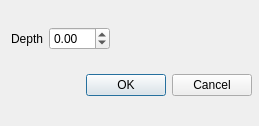
<?xml version="1.0" encoding="UTF-8"?>
<ui version="4.0">
 <class>AddPointXYZDialog</class>
 <widget class="QDialog" name="AddPointXYZDialog">
  <property name="geometry">
   <rect>
    <x>0</x>
    <y>0</y>
    <width>259</width>
    <height>126</height>
   </rect>
  </property>
  <property name="minimumSize">
   <size>
    <width>259</width>
    <height>126</height>
   </size>
  </property>
  <property name="maximumSize">
   <size>
    <width>259</width>
    <height>126</height>
   </size>
  </property>
  <property name="windowTitle">
   <string>Add point XYZ</string>
  </property>
  <layout class="QGridLayout" name="gridLayout">
   <item row="0" column="0">
    <layout class="QVBoxLayout" name="verticalLayout">
     <item>
      <layout class="QHBoxLayout" name="horizontalLayout">
       <item>
        <widget class="QLabel" name="lDepth">
         <property name="maximumSize">
          <size>
           <width>50</width>
           <height>16777215</height>
          </size>
         </property>
         <property name="text">
          <string>Depth</string>
         </property>
         <property name="alignment">
          <set>Qt::AlignLeading|Qt::AlignLeft|Qt::AlignVCenter</set>
         </property>
        </widget>
       </item>
       <item>
        <widget class="QDoubleSpinBox" name="dsDepth">
         <property name="focusPolicy">
          <enum>Qt::TabFocus</enum>
         </property>
         <property name="correctionMode">
          <enum>QAbstractSpinBox::CorrectToNearestValue</enum>
         </property>
         <property name="minimum">
          <double>-99.989999999999995</double>
         </property>
        </widget>
       </item>
       <item>
        <spacer name="horizontalSpacer">
         <property name="orientation">
          <enum>Qt::Horizontal</enum>
         </property>
         <property name="sizeHint" stdset="0">
          <size>
           <width>40</width>
           <height>20</height>
          </size>
         </property>
        </spacer>
       </item>
      </layout>
     </item>
    </layout>
   </item>
   <item row="1" column="0">
    <widget class="QDialogButtonBox" name="buttonBox">
     <property name="minimumSize">
      <size>
       <width>241</width>
       <height>27</height>
      </size>
     </property>
     <property name="orientation">
      <enum>Qt::Horizontal</enum>
     </property>
     <property name="standardButtons">
      <set>QDialogButtonBox::Cancel|QDialogButtonBox::Ok</set>
     </property>
    </widget>
   </item>
  </layout>
 </widget>
 <resources/>
 <connections>
  <connection>
   <sender>buttonBox</sender>
   <signal>accepted()</signal>
   <receiver>AddPointXYZDialog</receiver>
   <slot>accept()</slot>
   <hints>
    <hint type="sourcelabel">
     <x>248</x>
     <y>254</y>
    </hint>
    <hint type="destinationlabel">
     <x>157</x>
     <y>274</y>
    </hint>
   </hints>
  </connection>
  <connection>
   <sender>buttonBox</sender>
   <signal>rejected()</signal>
   <receiver>AddPointXYZDialog</receiver>
   <slot>reject()</slot>
   <hints>
    <hint type="sourcelabel">
     <x>316</x>
     <y>260</y>
    </hint>
    <hint type="destinationlabel">
     <x>286</x>
     <y>274</y>
    </hint>
   </hints>
  </connection>
 </connections>
</ui>
